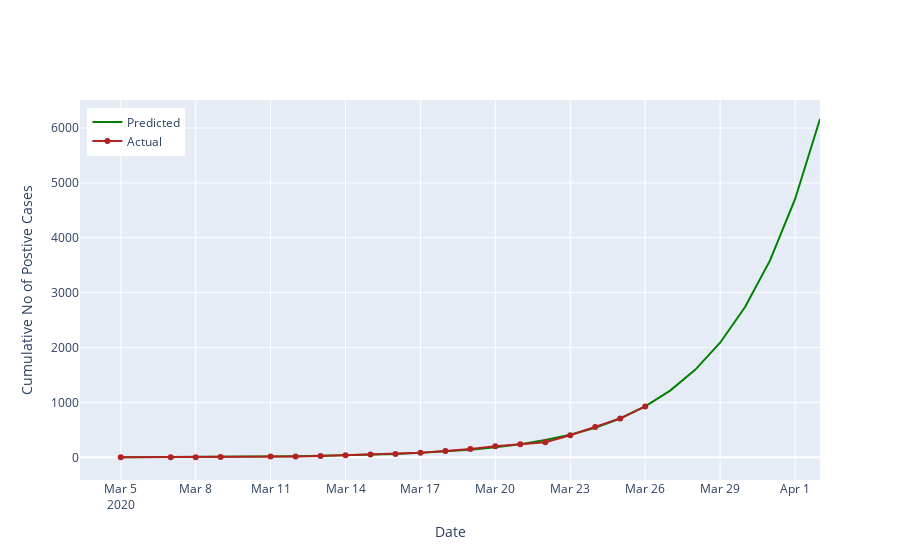

The cell this chart's notebook holds for it:
### Code cell
daily_cumulative_confirmed_long = pd.melt(daily_cumulative_confirmed, id_vars=['date'], 
                                          value_vars=['cumulative_cases'])


fig_daily_cum_confirm = go.Figure(layout = dict(title="", xaxis_title="Date",
                                                yaxis_title="Cumulative No of Postive Cases",
                                                legend=dict(x=0.01, y=.98), xaxis=dict(fixedrange=True),
                                                yaxis=dict(fixedrange=True), hovermode='x'))

# Predict
fig_daily_cum_confirm.add_trace(go.Scatter(x=daily_cumulative_predict['date'], 
                                        y=daily_cumulative_predict['cumulative_cases'], hoverinfo='x+y', mode='lines', 
                                        marker=dict(color='green'))) # , name='Predicted'

# Actual
fig_daily_cum_confirm.add_trace(go.Scatter(x=daily_cumulative_confirmed['date'], 
                                           y=daily_cumulative_confirmed['cumulative_cases'], hoverinfo='x+y', mode='markers+lines', 
                                           marker=dict(color='firebrick'))) # , name='Actual'

# fig_daily_cum_confirm = px.line(daily_cumulative_confirmed_long, x='date', y='value', color='variable',
#                                 color_discrete_map={"cum_cases": "firebrick"})

# fig_daily_cum_confirm.update_layout(
#     title="",
#     xaxis_title="Date",
#     yaxis_title="Cumulative No",
#     hovermode= 'x',
#     legend=dict(x=0.01, y=.98),
#     xaxis=dict(fixedrange=True),
#     yaxis=dict(fixedrange=True),
# )

# fig_daily_cum_confirm.update_traces(mode= "markers+lines")

# Point markers

# Point markers
# fig_daily_cum_confirm.add_trace(go.Line(x=daily_cumulative_confirmed['date'], 
#                                            y=daily_cumulative_confirmed['cumulative_cases'],mode='markers+lines', 
#                                            hoverinfo='skip', marker=dict(color='firebrick'), 
#                                            showlegend = False))

fig_daily_cum_confirm.data[0].name = "Predicted"
fig_daily_cum_confirm.data[1].name = "Actual"


fig_daily_cum_confirm.data[0].hovertemplate = '%{y}<extra></extra>'
fig_daily_cum_confirm.data[1].hovertemplate = '%{y}<extra></extra>'
fig_daily_cum_confirm.show(config = dict(displayModeBar=False))

### Figure 1 — Plotly figure (JSON) as saved in the notebook; plotly's stock layout.template omitted (floating-point values rounded to 4 significant figures)
{"data": [{"hoverinfo": "x+y", "hovertemplate": "%{y}<extra></extra>", "marker": {"color": "green"}, "mode": "lines", "name": "Predicted", "type": "scatter", "x": ["2020-03-05T00:00:00", "2020-03-07T00:00:00", "2020-03-08T00:00:00", "2020-03-09T00:00:00", "2020-03-11T00:00:00", "2020-03-12T00:00:00", "2020-03-13T00:00:00", "2020-03-14T00:00:00", "2020-03-15T00:00:00", "2020-03-16T00:00:00", "2020-03-17T00:00:00", "2020-03-18T00:00:00", "2020-03-19T00:00:00", "2020-03-20T00:00:00", "2020-03-21T00:00:00", "2020-03-22T00:00:00", "2020-03-23T00:00:00", "2020-03-24T00:00:00", "2020-03-25T00:00:00", "2020-03-26T00:00:00", "2020-03-27T00:00:00", "2020-03-28T00:00:00", "2020-03-29T00:00:00", "2020-03-30T00:00:00", "2020-03-31T00:00:00", "2020-04-01T00:00:00", "2020-04-02T00:00:00"], "y": [3, 5, 7, 9, 16, 21, 27, 36, 47, 62, 81, 106, 139, 182, 239, 314, 411, 539, 707, 927, 1215, 1593, 2088, 2737, 3588, 4703, 6164]}, {"hoverinfo": "x+y", "hovertemplate": "%{y}<extra></extra>", "marker": {"color": "firebrick"}, "mode": "markers+lines", "name": "Actual", "type": "scatter", "x": ["2020-03-05T00:00:00", "2020-03-07T00:00:00", "2020-03-08T00:00:00", "2020-03-09T00:00:00", "2020-03-11T00:00:00", "2020-03-12T00:00:00", "2020-03-13T00:00:00", "2020-03-14T00:00:00", "2020-03-15T00:00:00", "2020-03-16T00:00:00", "2020-03-17T00:00:00", "2020-03-18T00:00:00", "2020-03-19T00:00:00", "2020-03-20T00:00:00", "2020-03-21T00:00:00", "2020-03-22T00:00:00", "2020-03-23T00:00:00", "2020-03-24T00:00:00", "2020-03-25T00:00:00", "2020-03-26T00:00:00"], "y": [1, 2, 3, 7, 13, 16, 24, 38, 51, 62, 85, 116, 150, 202, 240, 274, 402, 554, 709, 927]}], "layout": {"hovermode": "x", "legend": {"x": 0.01, "y": 0.98}, "title": {"text": ""}, "xaxis": {"fixedrange": true, "title": {"text": "Date"}}, "yaxis": {"fixedrange": true, "title": {"text": "Cumulative No of Postive Cases"}}}}
